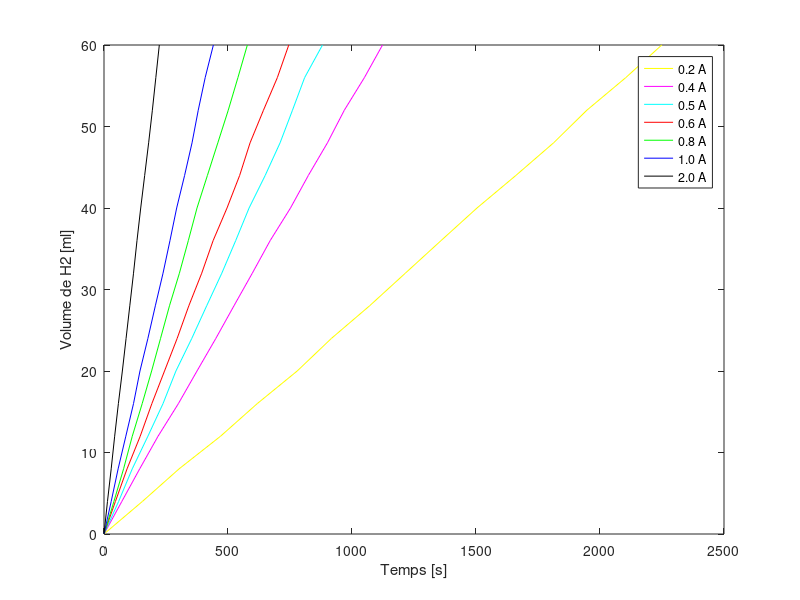

Write MATLAB code to recreate this figure.
function dataElectrolyse()

% donnes mesurees en laboratoire
data_0_2 = load('data_0_2.txt');
data_0_4 = load('data_0_4.txt');
data_0_5 = load('data_0_5.txt');
data_0_6 = load('data_0_6.txt');
data_0_8 = load('data_0_8.txt');
data_1_0 = load('data_1_0.txt');
data_2_0 = load('data_2_0.txt');

plot(data_0_2(:,1),data_0_2(:,2),'y');
hold on;
plot(data_0_4(:,1),data_0_4(:,2),'m');
plot(data_0_5(:,1),data_0_5(:,2),'c');
plot(data_0_6(:,1),data_0_6(:,2),'r');
plot(data_0_8(:,1),data_0_8(:,2),'g');
plot(data_1_0(:,1),data_1_0(:,2),'b');
plot(data_2_0(:,1),data_2_0(:,2),'k');
xlabel('Temps [s]');
ylabel('Volume de H2 [ml]');
legend('0.2 A', '0.4 A', '0.5 A', '0.6 A', '0.8 A', '1.0 A', '2.0 A');
hold off;

end